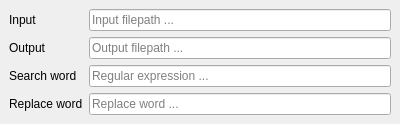
<?xml version="1.0" encoding="UTF-8"?>
<ui version="4.0">
 <class>FileTextReplaceWidget</class>
 <widget class="QWidget" name="FileTextReplaceWidget">
  <property name="geometry">
   <rect>
    <x>0</x>
    <y>0</y>
    <width>400</width>
    <height>124</height>
   </rect>
  </property>
  <property name="windowTitle">
   <string>Form</string>
  </property>
  <layout class="QVBoxLayout" name="verticalLayout">
   <property name="spacing">
    <number>0</number>
   </property>
   <property name="leftMargin">
    <number>0</number>
   </property>
   <property name="topMargin">
    <number>0</number>
   </property>
   <property name="rightMargin">
    <number>0</number>
   </property>
   <property name="bottomMargin">
    <number>0</number>
   </property>
   <item>
    <widget class="QFrame" name="frame">
     <property name="sizePolicy">
      <sizepolicy hsizetype="Preferred" vsizetype="Preferred">
       <horstretch>0</horstretch>
       <verstretch>0</verstretch>
      </sizepolicy>
     </property>
     <property name="frameShape">
      <enum>QFrame::NoFrame</enum>
     </property>
     <property name="frameShadow">
      <enum>QFrame::Plain</enum>
     </property>
     <layout class="QGridLayout" name="gridLayout">
      <item row="0" column="0">
       <widget class="QLabel" name="label">
        <property name="text">
         <string>Input</string>
        </property>
       </widget>
      </item>
      <item row="1" column="0">
       <widget class="QLabel" name="label_2">
        <property name="text">
         <string>Output</string>
        </property>
       </widget>
      </item>
      <item row="1" column="2">
       <widget class="QLineEdit" name="outputEdit">
        <property name="placeholderText">
         <string>Output filepath ...</string>
        </property>
       </widget>
      </item>
      <item row="0" column="2">
       <widget class="QLineEdit" name="inputEdit">
        <property name="placeholderText">
         <string>Input filepath ...</string>
        </property>
       </widget>
      </item>
      <item row="2" column="2">
       <widget class="QLineEdit" name="searchEdit">
        <property name="placeholderText">
         <string>Regular expression ...</string>
        </property>
       </widget>
      </item>
      <item row="2" column="0">
       <widget class="QLabel" name="label_3">
        <property name="text">
         <string>Search word</string>
        </property>
       </widget>
      </item>
      <item row="4" column="0">
       <widget class="QLabel" name="label_4">
        <property name="text">
         <string>Replace word</string>
        </property>
       </widget>
      </item>
      <item row="4" column="2">
       <widget class="QLineEdit" name="replaceEdit">
        <property name="placeholderText">
         <string>Replace word ...</string>
        </property>
       </widget>
      </item>
     </layout>
    </widget>
   </item>
  </layout>
 </widget>
 <resources/>
 <connections/>
</ui>
